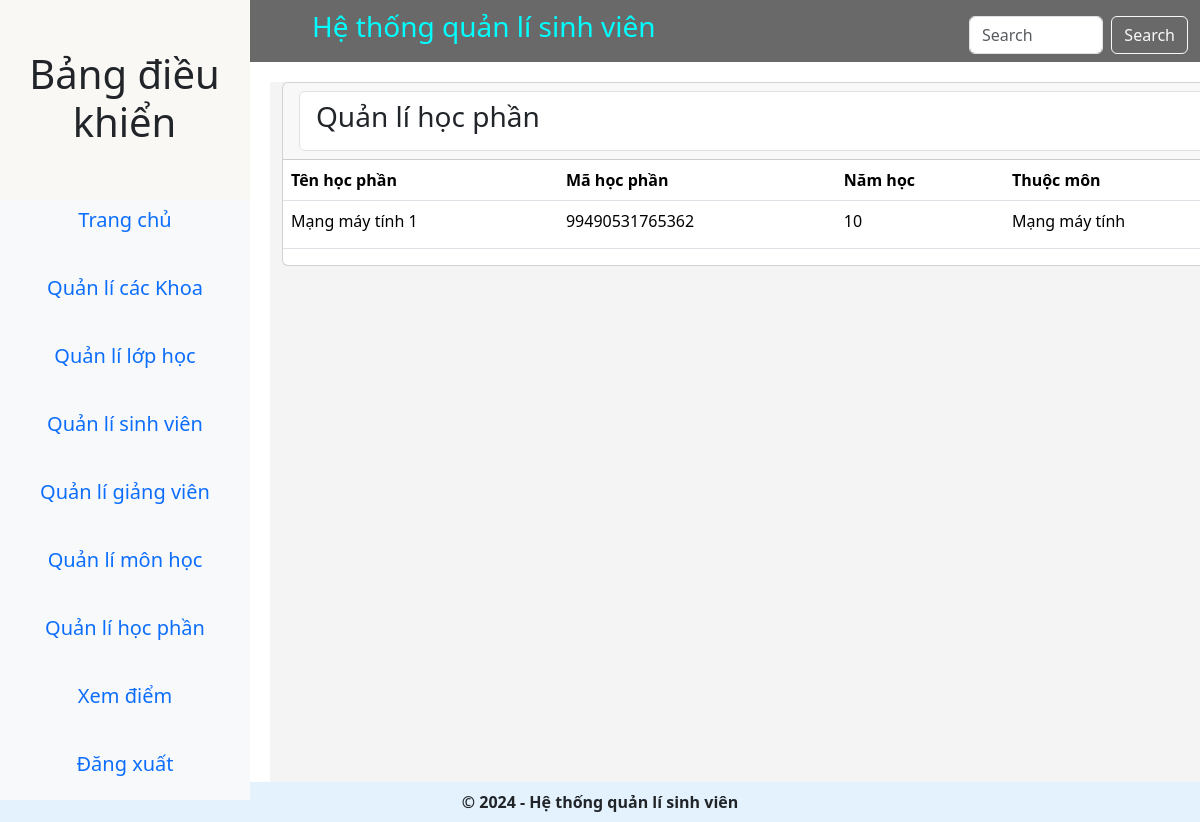
The page /view_studysection/ (signed in) on the database as committed earlier.
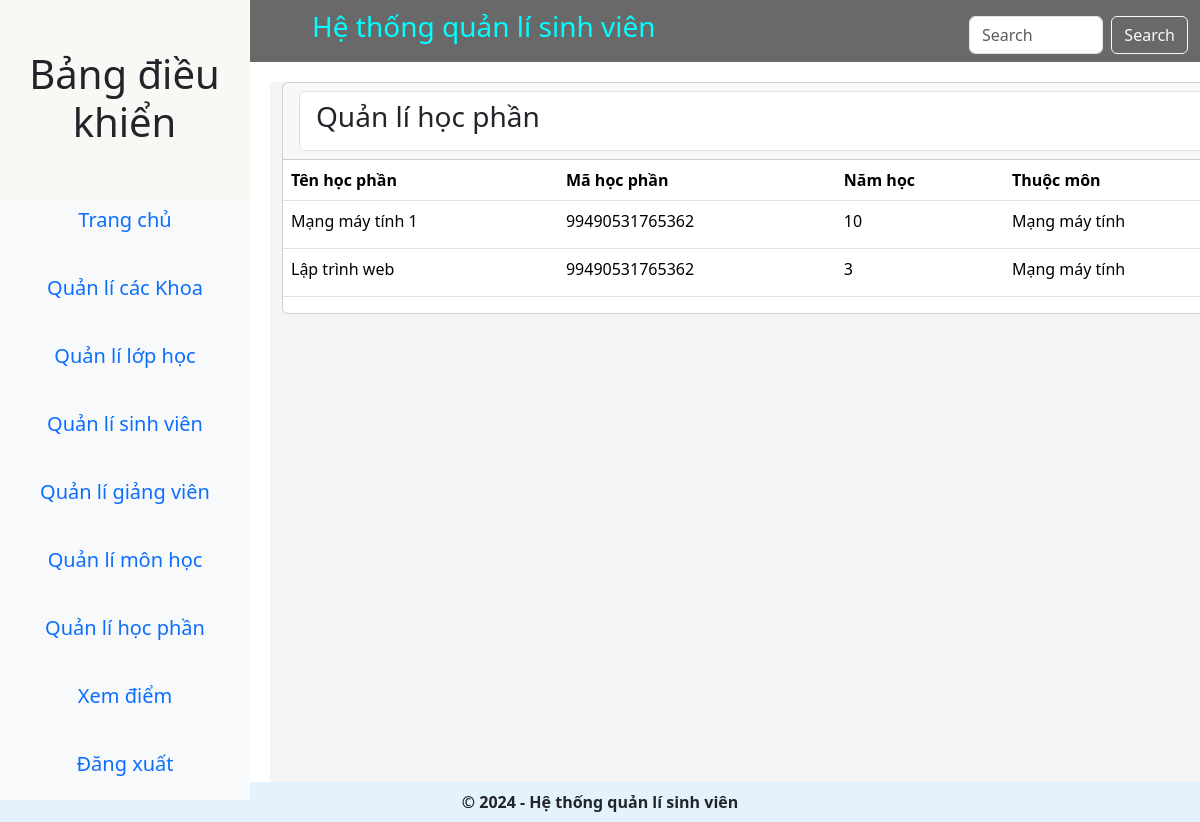
The same page on the database as committed later.
### main_app/models.py (models this page shows, shortened)
class Study_Section(models.Model):
    code = models.CharField(max_length=10, default="SEC001")
    name = models.CharField(max_length=50, default="Default Study Section")
    year = models.IntegerField(default=1)  # Năm học mặc định
    is_open = models.BooleanField(default=True, null= True, blank= True) # Trạng thái đăng ký
    subject = models.ForeignKey(Subject, on_delete=models.CASCADE, default=1)  # ID mặc định cho Subject

class Subject(models.Model):
    name = models.CharField(max_length=120, null=True, blank=True, default="Default Subject")
    code = models.CharField(max_length=20, default="SUB001")
    credit_number = models.IntegerField(default=3)
    created_at = models.DateTimeField(auto_now_add=True)
    updated_at = models.DateTimeField(auto_now=True)
    def __str__(self):
        return self.name

### main_app/views.py (the view)
# urls.py: path('view_studysection/', views.view_studysection, name="view_studysection"),
def view_studysection(request):
    if not request.user.is_authenticated:
        messages.error(request,'Bạn không có quyền truy cập!!!!!')
        return redirect('home')
    studysections = Study_Section.objects.all()
    context = {'studysections': studysections, "page_title": "Quản lí học phần"}
    return render(request, "hod_templates/view_studysections.html", context)

### main_app/templates/hod_templates/view_studysections.html (shortened to what this page needs)
{% extends 'main_app/foot.html' %}
{% load static %}
{% block content %}
    <div class="container-fluid">
        <div class="row">
            <div class="col-md-12">
                <div class="card card-dark">
                    <div class="card-header">
                        <ul class="list-group">
                            <li class="list-group-item d-flex justify-content-between align-items-center">
                                <h3 class="card-title">{{ page_title }}</h3>
                            </li>
                        </ul>
                    </div>
                    <table class="table">
                        <thead>
                          <tr>
                            <th scope="col">Tên học phần</th>
                            <th scope="col">Mã học phần</th>
                            <th scope="col">Năm học</th>
                            <th scope="col">Thuộc môn</th>
                          </tr>
                        </thead>
                        <tbody>
                        {% for studysection in studysections %}
                            <tr>
                                <td>{{ studysection.name }}</td>
                                <td>{{ studysection.code }}</td>
                                <td>{{ studysection.year }}</td>
                                <td>{{ studysection.subject }}</td>
                            </tr>
                        {% empty %}
                            <tr>
                                <td colspan="6" class="text-center">Không có thông tin môn học nào.</td>
                            </tr>
                        {% endfor %}
                        </tbody>
                      </table>
                </div>
            </div>
        </div>
    </div>
{% endblock content %}

Rows that differ between the two databases and show on the page:
added Study_Section: name "Lập trình web", code "99490531765362", year "3", subject "Mạng máy tính"
